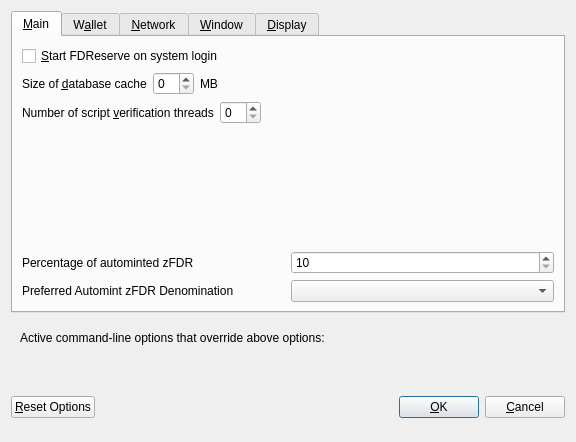
<?xml version="1.0" encoding="UTF-8"?>
<ui version="4.0">
 <class>OptionsDialog</class>
 <widget class="QDialog" name="OptionsDialog">
  <property name="geometry">
   <rect>
    <x>0</x>
    <y>0</y>
    <width>576</width>
    <height>442</height>
   </rect>
  </property>
  <property name="windowTitle">
   <string>Options</string>
  </property>
  <property name="modal">
   <bool>true</bool>
  </property>
  <layout class="QVBoxLayout" name="verticalLayout">
   <item>
    <widget class="QTabWidget" name="tabWidget">
     <property name="currentIndex">
      <number>0</number>
     </property>
     <widget class="QWidget" name="tabMain">
      <attribute name="title">
       <string>&amp;Main</string>
      </attribute>
      <layout class="QVBoxLayout" name="verticalLayout_Main">
       <item>
        <widget class="QCheckBox" name="bitcoinAtStartup">
         <property name="toolTip">
          <string>Automatically start FDReserve after logging in to the system.</string>
         </property>
         <property name="text">
          <string>&amp;Start FDReserve on system login</string>
         </property>
        </widget>
       </item>
       <item>
        <layout class="QHBoxLayout" name="horizontalLayout_2_Main">
         <item>
          <widget class="QLabel" name="databaseCacheLabel">
           <property name="text">
            <string>Size of &amp;database cache</string>
           </property>
           <property name="textFormat">
            <enum>Qt::PlainText</enum>
           </property>
           <property name="buddy">
            <cstring>databaseCache</cstring>
           </property>
          </widget>
         </item>
         <item>
          <widget class="QSpinBox" name="databaseCache"/>
         </item>
         <item>
          <widget class="QLabel" name="databaseCacheUnitLabel">
           <property name="text">
            <string>MB</string>
           </property>
           <property name="textFormat">
            <enum>Qt::PlainText</enum>
           </property>
          </widget>
         </item>
         <item>
          <spacer name="horizontalSpacer_2_Main">
           <property name="orientation">
            <enum>Qt::Horizontal</enum>
           </property>
           <property name="sizeHint" stdset="0">
            <size>
             <width>40</width>
             <height>20</height>
            </size>
           </property>
          </spacer>
         </item>
        </layout>
       </item>
       <item>
        <layout class="QHBoxLayout" name="horizontalLayout_3_Main">
         <item>
          <widget class="QLabel" name="threadsScriptVerifLabel">
           <property name="text">
            <string>Number of script &amp;verification threads</string>
           </property>
           <property name="textFormat">
            <enum>Qt::PlainText</enum>
           </property>
           <property name="buddy">
            <cstring>threadsScriptVerif</cstring>
           </property>
          </widget>
         </item>
         <item>
          <widget class="QSpinBox" name="threadsScriptVerif">
           <property name="toolTip">
            <string>(0 = auto, &lt;0 = leave that many cores free)</string>
           </property>
          </widget>
         </item>
         <item>
          <spacer name="horizontalSpacer_3_Main">
           <property name="orientation">
            <enum>Qt::Horizontal</enum>
           </property>
           <property name="sizeHint" stdset="0">
            <size>
             <width>40</width>
             <height>20</height>
            </size>
           </property>
          </spacer>
         </item>
        </layout>
       </item>
       <item>
        <spacer name="verticalSpacer_2">
         <property name="orientation">
          <enum>Qt::Vertical</enum>
         </property>
         <property name="sizeHint" stdset="0">
          <size>
           <width>20</width>
           <height>40</height>
          </size>
         </property>
        </spacer>
       </item>
       <item>
        <layout class="QHBoxLayout" name="horizontalLayout_3">
         <item>
          <widget class="QLabel" name="percentage_label">
           <property name="toolTip">
            <string>Percentage of incoming FDRESERVE which get automatically converted to zFDR via Zerocoin Protocol (min: 10%)</string>
           </property>
           <property name="text">
            <string>Percentage of autominted zFDR</string>
           </property>
          </widget>
         </item>
         <item>
          <widget class="QSpinBox" name="zeromintPercentage">
           <property name="minimum">
            <number>10</number>
           </property>
           <property name="maximum">
            <number>100</number>
           </property>
          </widget>
         </item>
        </layout>
       </item>
       <item>
        <layout class="QHBoxLayout" name="horizontalLayout" stretch="0,0">
         <property name="sizeConstraint">
          <enum>QLayout::SetFixedSize</enum>
         </property>
         <item>
          <widget class="QLabel" name="labelPreferredDenom">
           <property name="maximumSize">
            <size>
             <width>16777215</width>
             <height>16777215</height>
            </size>
           </property>
           <property name="toolTip">
            <string>Wait with automatic conversion to Zerocoin until enough FDRESERVE for this denomination is available</string>
           </property>
           <property name="text">
            <string>Preferred Automint zFDR Denomination</string>
           </property>
          </widget>
         </item>
         <item>
          <widget class="QComboBox" name="preferredDenom">
           <property name="maximumSize">
            <size>
             <width>16777215</width>
             <height>27</height>
            </size>
           </property>
           <property name="toolTip">
            <string>Wait with automatic conversion to Zerocoin until enough FDRESERVE for this denomination is available</string>
           </property>
           <property name="maxVisibleItems">
            <number>9</number>
           </property>
           <property name="maxCount">
            <number>9</number>
           </property>
          </widget>
         </item>
        </layout>
       </item>
      </layout>
     </widget>
     <widget class="QWidget" name="tabWallet">
      <attribute name="title">
       <string>W&amp;allet</string>
      </attribute>
      <layout class="QVBoxLayout" name="verticalLayout_Wallet">
       <item>
        <widget class="QGroupBox" name="groupBox">
         <property name="title">
          <string>Expert</string>
         </property>
         <layout class="QVBoxLayout" name="verticalLayout_2">
          <item>
           <widget class="QCheckBox" name="coinControlFeatures">
            <property name="toolTip">
             <string>Whether to show coin control features or not.</string>
            </property>
            <property name="text">
             <string>Enable coin &amp;control features</string>
            </property>
           </widget>
          </item>
          <item>
           <widget class="QCheckBox" name="showMasternodesTab">
            <property name="toolTip">
             <string>Show additional tab listing all your masternodes in first sub-tab&lt;br/&gt;and all masternodes on the network in second sub-tab.</string>
            </property>
            <property name="text">
             <string>Show Masternodes Tab</string>
            </property>
           </widget>
          </item>
          <item>
           <widget class="QCheckBox" name="spendZeroConfChange">
            <property name="toolTip">
             <string>If you disable the spending of unconfirmed change, the change from a transaction&lt;br/&gt;cannot be used until that transaction has at least one confirmation.&lt;br/&gt;This also affects how your balance is computed.</string>
            </property>
            <property name="text">
             <string>&amp;Spend unconfirmed change</string>
            </property>
           </widget>
          </item>
         </layout>
        </widget>
       </item>
       <item>
        <spacer name="verticalSpacer_Wallet">
         <property name="orientation">
          <enum>Qt::Vertical</enum>
         </property>
         <property name="sizeHint" stdset="0">
          <size>
           <width>20</width>
           <height>40</height>
          </size>
         </property>
        </spacer>
       </item>
      </layout>
     </widget>
     <widget class="QWidget" name="tabNetwork">
      <attribute name="title">
       <string>&amp;Network</string>
      </attribute>
      <layout class="QVBoxLayout" name="verticalLayout_Network">
       <item>
        <widget class="QCheckBox" name="mapPortUpnp">
         <property name="toolTip">
          <string>Automatically open the FDReserve client port on the router. This only works when your router supports UPnP and it is enabled.</string>
         </property>
         <property name="text">
          <string>Map port using &amp;UPnP</string>
         </property>
        </widget>
       </item>
       <item>
        <widget class="QCheckBox" name="allowIncoming">
         <property name="toolTip">
          <string>Accept connections from outside</string>
         </property>
         <property name="text">
          <string>Allow incoming connections</string>
         </property>
        </widget>
       </item>
       <item>
        <widget class="QCheckBox" name="connectSocks">
         <property name="toolTip">
          <string>Connect to the FDReserve network through a SOCKS5 proxy.</string>
         </property>
         <property name="text">
          <string>&amp;Connect through SOCKS5 proxy (default proxy):</string>
         </property>
        </widget>
       </item>
       <item>
        <layout class="QHBoxLayout" name="horizontalLayout_1_Network">
         <item>
          <widget class="QLabel" name="proxyIpLabel">
           <property name="text">
            <string>Proxy &amp;IP:</string>
           </property>
           <property name="textFormat">
            <enum>Qt::PlainText</enum>
           </property>
           <property name="buddy">
            <cstring>proxyIp</cstring>
           </property>
          </widget>
         </item>
         <item>
          <widget class="QValidatedLineEdit" name="proxyIp">
           <property name="minimumSize">
            <size>
             <width>140</width>
             <height>0</height>
            </size>
           </property>
           <property name="maximumSize">
            <size>
             <width>140</width>
             <height>16777215</height>
            </size>
           </property>
           <property name="toolTip">
            <string>IP address of the proxy (e.g. IPv4: 127.0.0.1 / IPv6: ::1)</string>
           </property>
          </widget>
         </item>
         <item>
          <widget class="QLabel" name="proxyPortLabel">
           <property name="text">
            <string>&amp;Port:</string>
           </property>
           <property name="textFormat">
            <enum>Qt::PlainText</enum>
           </property>
           <property name="buddy">
            <cstring>proxyPort</cstring>
           </property>
          </widget>
         </item>
         <item>
          <widget class="QLineEdit" name="proxyPort">
           <property name="minimumSize">
            <size>
             <width>55</width>
             <height>0</height>
            </size>
           </property>
           <property name="maximumSize">
            <size>
             <width>55</width>
             <height>16777215</height>
            </size>
           </property>
           <property name="toolTip">
            <string>Port of the proxy (e.g. 9050)</string>
           </property>
          </widget>
         </item>
         <item>
          <spacer name="horizontalSpacer_1_Network">
           <property name="orientation">
            <enum>Qt::Horizontal</enum>
           </property>
           <property name="sizeHint" stdset="0">
            <size>
             <width>40</width>
             <height>20</height>
            </size>
           </property>
          </spacer>
         </item>
        </layout>
       </item>
       <item>
        <spacer name="verticalSpacer_Network">
         <property name="orientation">
          <enum>Qt::Vertical</enum>
         </property>
         <property name="sizeHint" stdset="0">
          <size>
           <width>20</width>
           <height>40</height>
          </size>
         </property>
        </spacer>
       </item>
      </layout>
     </widget>
     <widget class="QWidget" name="tabWindow">
      <attribute name="title">
       <string>&amp;Window</string>
      </attribute>
      <layout class="QVBoxLayout" name="verticalLayout_Window">
       <item>
        <widget class="QCheckBox" name="minimizeToTray">
         <property name="toolTip">
          <string>Show only a tray icon after minimizing the window.</string>
         </property>
         <property name="text">
          <string>&amp;Minimize to the tray instead of the taskbar</string>
         </property>
        </widget>
       </item>
       <item>
        <widget class="QCheckBox" name="minimizeOnClose">
         <property name="toolTip">
          <string>Minimize instead of exit the application when the window is closed. When this option is enabled, the application will be closed only after selecting Quit in the menu.</string>
         </property>
         <property name="text">
          <string>M&amp;inimize on close</string>
         </property>
        </widget>
       </item>
       <item>
        <spacer name="verticalSpacer_Window">
         <property name="orientation">
          <enum>Qt::Vertical</enum>
         </property>
         <property name="sizeHint" stdset="0">
          <size>
           <width>20</width>
           <height>40</height>
          </size>
         </property>
        </spacer>
       </item>
      </layout>
     </widget>
     <widget class="QWidget" name="tabDisplay">
      <attribute name="title">
       <string>&amp;Display</string>
      </attribute>
      <layout class="QVBoxLayout" name="verticalLayout_Display">
       <item>
        <layout class="QHBoxLayout" name="horizontalLayout_1_Display">
         <item>
          <widget class="QLabel" name="langLabel">
           <property name="text">
            <string>User Interface &amp;language:</string>
           </property>
           <property name="textFormat">
            <enum>Qt::PlainText</enum>
           </property>
           <property name="buddy">
            <cstring>lang</cstring>
           </property>
          </widget>
         </item>
         <item>
          <widget class="QValueComboBox" name="lang">
           <property name="toolTip">
            <string>The user interface language can be set here. This setting will take effect after restarting FDReserve.</string>
           </property>
          </widget>
         </item>
        </layout>
       </item>
       <item>
        <widget class="QLabel" name="label_3">
         <property name="toolTip">
          <string notr="true"/>
         </property>
         <property name="statusTip">
          <string notr="true"/>
         </property>
         <property name="whatsThis">
          <string notr="true"/>
         </property>
         <property name="accessibleName">
          <string notr="true"/>
         </property>
         <property name="text">
          <string>Language missing or translation incomplete? Help contributing translations here:
https://www.transifex.com/fdreserve-project/fdreserve-project-translations</string>
         </property>
         <property name="wordWrap">
          <bool>true</bool>
         </property>
         <property name="openExternalLinks">
          <bool>true</bool>
         </property>
         <property name="textInteractionFlags">
          <set>Qt::TextBrowserInteraction</set>
         </property>
        </widget>
       </item>
       <item>
        <layout class="QHBoxLayout" name="horizontalLayout_4_Display" stretch="0,0">
         <item>
          <widget class="QLabel" name="themeLabel">
           <property name="text">
            <string>User Interface Theme:</string>
           </property>
          </widget>
         </item>
         <item>
          <widget class="QValueComboBox" name="theme"/>
         </item>
        </layout>
       </item>
       <item>
        <widget class="Line" name="line">
         <property name="orientation">
          <enum>Qt::Horizontal</enum>
         </property>
        </widget>
       </item>
       <item>
        <layout class="QHBoxLayout" name="horizontalLayout_2_Display">
         <item>
          <widget class="QLabel" name="unitLabel">
           <property name="text">
            <string>&amp;Unit to show amounts in:</string>
           </property>
           <property name="textFormat">
            <enum>Qt::PlainText</enum>
           </property>
           <property name="buddy">
            <cstring>unit</cstring>
           </property>
          </widget>
         </item>
         <item>
          <widget class="QValueComboBox" name="unit">
           <property name="toolTip">
            <string>Choose the default subdivision unit to show in the interface and when sending coins.</string>
           </property>
          </widget>
         </item>
        </layout>
       </item>
       <item>
        <layout class="QHBoxLayout" name="horizontalLayout_5_Display">
         <item>
          <widget class="QLabel" name="digitsLabel">
           <property name="text">
            <string>Decimal digits</string>
           </property>
          </widget>
         </item>
         <item>
          <widget class="QValueComboBox" name="digits"/>
         </item>
        </layout>
       </item>
       <item>
        <layout class="QHBoxLayout" name="horizontalLayout_3_Display">
         <item>
          <widget class="QLabel" name="thirdPartyTxUrlsLabel">
           <property name="toolTip">
            <string>Third party URLs (e.g. a block explorer) that appear in the transactions tab as context menu items. %s in the URL is replaced by transaction hash. Multiple URLs are separated by vertical bar |.</string>
           </property>
           <property name="text">
            <string>Third party transaction URLs</string>
           </property>
           <property name="buddy">
            <cstring>thirdPartyTxUrls</cstring>
           </property>
          </widget>
         </item>
         <item>
          <widget class="QLineEdit" name="thirdPartyTxUrls">
           <property name="toolTip">
            <string>Third party URLs (e.g. a block explorer) that appear in the transactions tab as context menu items. %s in the URL is replaced by transaction hash. Multiple URLs are separated by vertical bar |.</string>
           </property>
          </widget>
         </item>
        </layout>
       </item>
       <item>
        <spacer name="verticalSpacer">
         <property name="orientation">
          <enum>Qt::Vertical</enum>
         </property>
         <property name="sizeHint" stdset="0">
          <size>
           <width>20</width>
           <height>40</height>
          </size>
         </property>
        </spacer>
       </item>
      </layout>
     </widget>
    </widget>
   </item>
   <item>
    <widget class="QFrame" name="frame">
     <layout class="QVBoxLayout" name="verticalLayout_Bottom">
      <item>
       <layout class="QHBoxLayout" name="horizontalLayout_Bottom">
        <item>
         <widget class="QLabel" name="overriddenByCommandLineInfoLabel">
          <property name="text">
           <string>Active command-line options that override above options:</string>
          </property>
          <property name="textFormat">
           <enum>Qt::PlainText</enum>
          </property>
         </widget>
        </item>
        <item>
         <spacer name="horizontalSpacer_Bottom">
          <property name="orientation">
           <enum>Qt::Horizontal</enum>
          </property>
          <property name="sizeHint" stdset="0">
           <size>
            <width>40</width>
            <height>20</height>
           </size>
          </property>
         </spacer>
        </item>
       </layout>
      </item>
      <item>
       <widget class="QLabel" name="overriddenByCommandLineLabel">
        <property name="text">
         <string/>
        </property>
        <property name="textFormat">
         <enum>Qt::PlainText</enum>
        </property>
        <property name="wordWrap">
         <bool>true</bool>
        </property>
       </widget>
      </item>
     </layout>
    </widget>
   </item>
   <item>
    <layout class="QHBoxLayout" name="horizontalLayout_Buttons">
     <item>
      <widget class="QPushButton" name="resetButton">
       <property name="toolTip">
        <string>Reset all client options to default.</string>
       </property>
       <property name="text">
        <string>&amp;Reset Options</string>
       </property>
       <property name="autoDefault">
        <bool>false</bool>
       </property>
      </widget>
     </item>
     <item>
      <spacer name="horizontalSpacer_1">
       <property name="orientation">
        <enum>Qt::Horizontal</enum>
       </property>
       <property name="sizeHint" stdset="0">
        <size>
         <width>40</width>
         <height>48</height>
        </size>
       </property>
      </spacer>
     </item>
     <item>
      <widget class="QLabel" name="statusLabel">
       <property name="minimumSize">
        <size>
         <width>200</width>
         <height>0</height>
        </size>
       </property>
       <property name="font">
        <font>
         <weight>75</weight>
         <bold>true</bold>
        </font>
       </property>
       <property name="text">
        <string/>
       </property>
       <property name="textFormat">
        <enum>Qt::PlainText</enum>
       </property>
       <property name="wordWrap">
        <bool>true</bool>
       </property>
      </widget>
     </item>
     <item>
      <spacer name="horizontalSpacer_2">
       <property name="orientation">
        <enum>Qt::Horizontal</enum>
       </property>
       <property name="sizeHint" stdset="0">
        <size>
         <width>40</width>
         <height>48</height>
        </size>
       </property>
      </spacer>
     </item>
     <item>
      <widget class="QPushButton" name="okButton">
       <property name="text">
        <string>&amp;OK</string>
       </property>
       <property name="autoDefault">
        <bool>false</bool>
       </property>
       <property name="default">
        <bool>true</bool>
       </property>
      </widget>
     </item>
     <item>
      <widget class="QPushButton" name="cancelButton">
       <property name="text">
        <string>&amp;Cancel</string>
       </property>
       <property name="autoDefault">
        <bool>false</bool>
       </property>
      </widget>
     </item>
    </layout>
   </item>
  </layout>
 </widget>
 <customwidgets>
  <customwidget>
   <class>QValidatedLineEdit</class>
   <extends>QLineEdit</extends>
   <header>qvalidatedlineedit.h</header>
  </customwidget>
  <customwidget>
   <class>QValueComboBox</class>
   <extends>QComboBox</extends>
   <header>qvaluecombobox.h</header>
  </customwidget>
 </customwidgets>
 <resources/>
 <connections/>
</ui>
